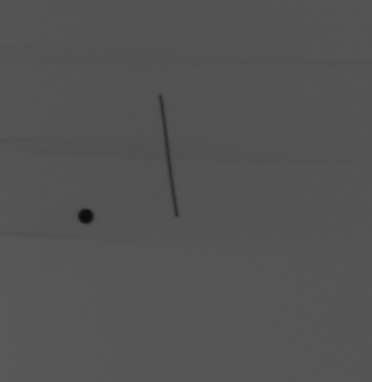
#> input picture code/pinball/houghcircle.tif, 372 x 382 px
$ python Xray_coverage.py
#> lines starting #> are read from the running program, lines starting #| are printed output that depends on the picture
#!/usr/bin/env python3
# -*- coding: utf-8 -*-
"""
Created on Mon Aug  8 21:55:21 2022

@author: laichenxm

该脚本用于描绘球管光场。采集图像实验需保证焦点垂足在探测器中心，且探测器不旋转
"""


import matplotlib.pyplot as plt
from matplotlib import collections
import skimage.io as skio
import numpy as np
import math


#拍摄用的平板像素
pixel = 0.14 #mm
#拍摄距离
SID = 395 #mm


# This custom formatter removes trailing zeros, e.g. "1.0" becomes "1", and
# then adds a percent sign.
# 该函数用于转换数值为百分比，且小数点后0位
def fmt_percent(x):
    x = x*100
    s = f"{x:.1f}"
    if s.endswith("0"):
        s = f"{x:.0f}"
    return rf"{s} \%" if plt.rcParams["text.usetex"] else f"{s} %"


# 该函数用于转换数值为度数，且小数点后0位
def fmt_degree(x):
    s = f"{x:.1f}"
    if s.endswith("0"):
        s = f"{x:.0f}"
    return rf"{s} °" if plt.rcParams["text.usetex"] else f"{s} °"


#读入单张tif图像
im  = skio.imread("./houghcircle.tif", plugin="tifffile")
#> im is the input picture: shape (382, 372) uint16; min 3511, max 23046, mean 21526.2
#计算强度百分比。归一化。
im_percent = im/np.max(im)
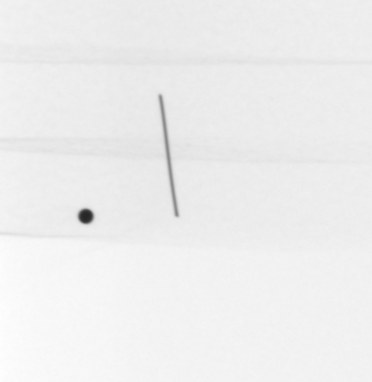
#> im_percent: shape (382, 372) float64; min 0.152, max 1, mean 0.934


#根据探测器中心绘制不同像素对应的张角
row, col = np.shape(im_percent)
#> row = 382; col = 372

for i in range(row):
    for j in range(col):
        rad = math.sqrt((row/2-i)**2 + (col/2-j)**2)*pixel
        im[i,j] = math.degrees(math.atan2(rad, SID))
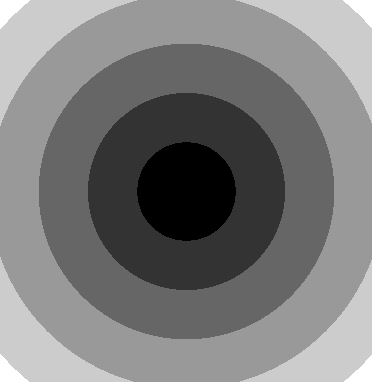
#> im: shape (382, 372) uint16; min 0, max 5, mean 2.42; drawn with min black and max white


#绘图
fig, ax = plt.subplots()

#不同强度的等高线图
cs = ax.contour(im_percent, levels=[0.5, 0.8, 0.95],linewidths=0.5,cmap='spring')

#不同张角的的等高线图
cs2 = ax.contour(im, levels=[5,9,10,11,12,15,16,17,18,19,20, 25, 30],alpha=0.4,colors='gray' ,linewidths=0.3, linestyles='dashed')


#绘出中心点
ax.plot([col/2], [row/2], 'o', markersize=2)

#横纵坐标尺度1比1
ax.axis('equal')
#optional 取消边框
ax.axis('off')
#optional 纵坐标逆序
ax.invert_yaxis()

#画线：横竖线
plt.hlines(row/2, 0,row, color="grey",alpha=0.3,linewidths=0.5, linestyles='dashed')
plt.vlines(col/2 ,0,row, color="grey",alpha=0.3,linewidths=0.5, linestyles='dashed')


#画线：斜线
#linewidths --> lw; linestyles --> ls 。否则报错。

line_1 = [(0, 0), (col/2, row/2)]
#> line_1 = [(0, 0), (186, 191)]
line_2 = [(0, row), (col/2, row/2)]
#> line_2 = [(0, 382), (186, 191)]
line_3 = [(col, 0), (col/2, row/2)]
#> line_3 = [(372, 0), (186, 191)]
line_4 = [(col, row), (col/2, row/2)]
#> line_4 = [(372, 382), (186, 191)]

collection_lines = collections.LineCollection([line_1, line_2, line_3, line_4], color="grey",alpha=0.3,lw=0.5, ls='dashed')
ax.add_collection(collection_lines)

# ax.plot([100, 2800], [100, 2800],color="grey",alpha=0.3,lw=0.5, ls='dashed')
# ax.plot([200, 2872], [2872, 200],color="grey",alpha=0.3, lw=0.5, ls='dashed')

#增加等高线的数字标记
ax.clabel(cs,fontsize=4,inline=True, inline_spacing=8, colors='black', fmt=fmt_percent)
ax.clabel(cs2,fontsize=2,inline=True, colors='blue',fmt=fmt_degree)

#增加标题
ax.set_title('Xray coverage of MK D1 #6')


#保存高清图
plt.savefig("./Xray distribution.png",dpi=600)
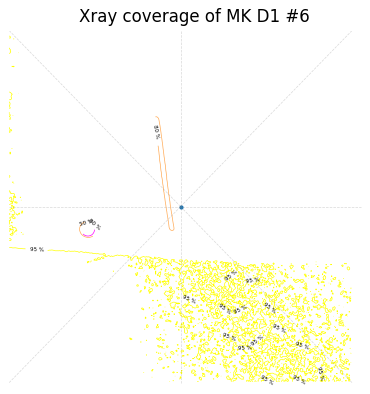
#> figure drawn by matplotlib, 1 panel
